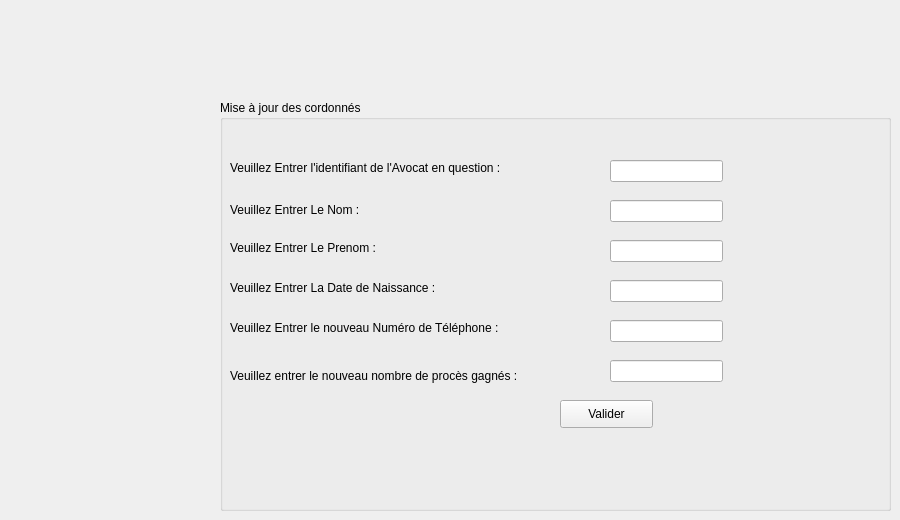
      <widget class="QWidget" name="tab_9">
       <attribute name="title">
        <string>Mettre à jour</string>
       </attribute>
       <widget class="QGroupBox" name="groupBox_3">
        <property name="geometry">
         <rect>
          <x>220</x>
          <y>100</y>
          <width>671</width>
          <height>411</height>
         </rect>
        </property>
        <property name="font">
         <font>
          <pointsize>9</pointsize>
         </font>
        </property>
        <property name="title">
         <string>Mise à jour des cordonnés </string>
        </property>
        <widget class="QLabel" name="label_14">
         <property name="geometry">
          <rect>
           <x>10</x>
           <y>220</y>
           <width>381</width>
           <height>16</height>
          </rect>
         </property>
         <property name="font">
          <font>
           <pointsize>9</pointsize>
          </font>
         </property>
         <property name="text">
          <string>Veuillez Entrer le nouveau Numéro de Téléphone :</string>
         </property>
        </widget>
        <widget class="QLineEdit" name="le_nv_num">
         <property name="geometry">
          <rect>
           <x>390</x>
           <y>220</y>
           <width>113</width>
           <height>22</height>
          </rect>
         </property>
        </widget>
        <widget class="QLabel" name="label_15">
         <property name="geometry">
          <rect>
           <x>10</x>
           <y>260</y>
           <width>391</width>
           <height>31</height>
          </rect>
         </property>
         <property name="text">
          <string>Veuillez entrer le nouveau nombre de procès gagnés :</string>
         </property>
        </widget>
        <widget class="QLineEdit" name="le_nv_nbr">
         <property name="geometry">
          <rect>
           <x>390</x>
           <y>260</y>
           <width>113</width>
           <height>22</height>
          </rect>
         </property>
        </widget>
        <widget class="QLabel" name="label_16">
         <property name="geometry">
          <rect>
           <x>10</x>
           <y>60</y>
           <width>371</width>
           <height>16</height>
          </rect>
         </property>
         <property name="text">
          <string>Veuillez Entrer l'identifiant de l'Avocat en question : </string>
         </property>
        </widget>
        <widget class="QLineEdit" name="id_modif">
         <property name="geometry">
          <rect>
           <x>390</x>
           <y>60</y>
           <width>113</width>
           <height>22</height>
          </rect>
         </property>
        </widget>
        <widget class="QPushButton" name="btn_modifier">
         <property name="geometry">
          <rect>
           <x>340</x>
           <y>300</y>
           <width>93</width>
           <height>28</height>
          </rect>
         </property>
         <property name="text">
          <string>Valider</string>
         </property>
        </widget>
        <widget class="QLabel" name="label_17">
         <property name="geometry">
          <rect>
           <x>10</x>
           <y>100</y>
           <width>331</width>
           <height>20</height>
          </rect>
         </property>
         <property name="text">
          <string>Veuillez Entrer Le Nom :</string>
         </property>
        </widget>
        <widget class="QLineEdit" name="nom_2">
         <property name="geometry">
          <rect>
           <x>390</x>
           <y>100</y>
           <width>113</width>
           <height>22</height>
          </rect>
         </property>
        </widget>
        <widget class="QLabel" name="label_18">
         <property name="geometry">
          <rect>
           <x>10</x>
           <y>140</y>
           <width>211</width>
           <height>16</height>
          </rect>
         </property>
         <property name="text">
          <string>Veuillez Entrer Le Prenom : </string>
         </property>
        </widget>
        <widget class="QLineEdit" name="prenom_2">
         <property name="geometry">
          <rect>
           <x>390</x>
           <y>140</y>
           <width>113</width>
           <height>22</height>
          </rect>
         </property>
        </widget>
        <widget class="QLabel" name="label_19">
         <property name="geometry">
          <rect>
           <x>10</x>
           <y>180</y>
           <width>271</width>
           <height>16</height>
          </rect>
         </property>
         <property name="text">
          <string>Veuillez Entrer La Date de Naissance :</string>
         </property>
        </widget>
        <widget class="QLineEdit" name="date_2">
         <property name="geometry">
          <rect>
           <x>390</x>
           <y>180</y>
           <width>113</width>
           <height>22</height>
          </rect>
         </property>
        </widget>
       </widget>
      </widget>
